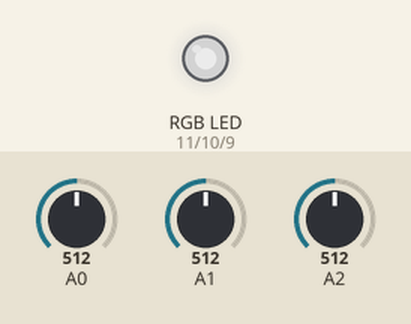
The sketch below on a simulated Arduino Uno, built with avr-gcc and run on an emulated ATmega328P. On the bench: an RGB LED mixed from three pins (HIGH = lit). The test bench sets the inputs (shaded band); at power-on: A0 = 512, A1 = 512, A2 = 512. Dim RGB values are drawn brighter than linear.

Above: at 1.2 s.
1.3 s: A0 set to 716
At 2.0 s:
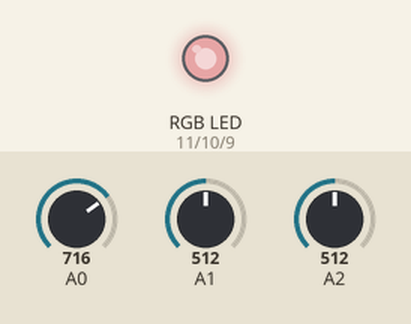
2.8 s: A1 set to 716
At 3.1 s:
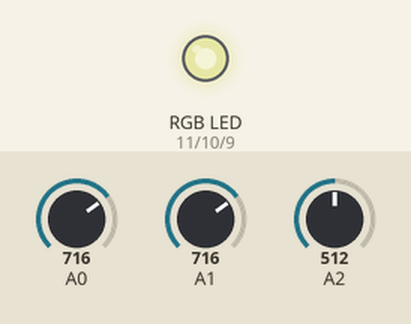
4.3 s: A2 set to 716
At 5.5 s:
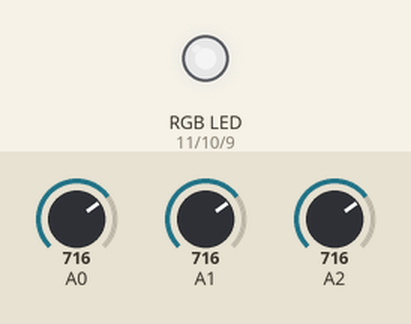
5.8 s: A0 set to 900
At 6.6 s:
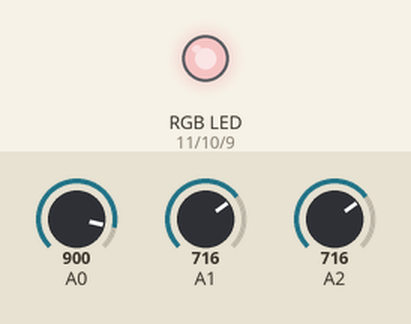
7.3 s: A1 set to 900
At 7.8 s:
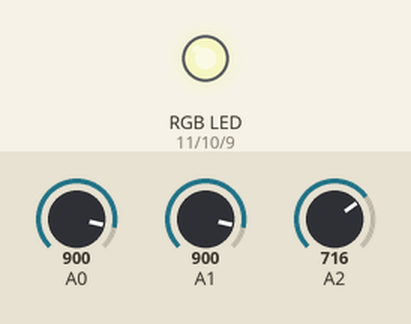
8.8 s: A2 set to 900
At 10.1 s:
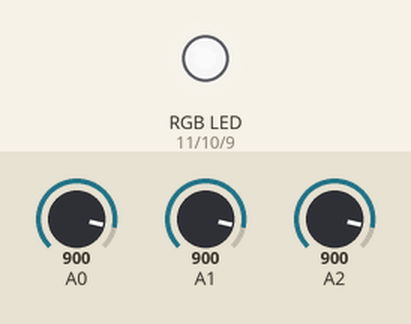
Timing chart, 0 to 11.3 s (numbered marks = the images above; inputs shaded):
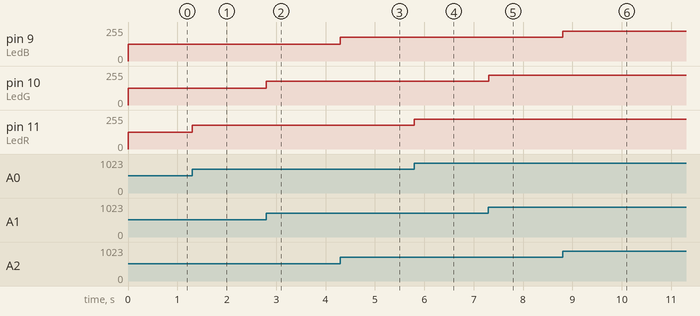

Measured:
- after the input at 1.3 s, pin 11 (LedR): 127/255 → 178/255 at once
- after the input at 2.8 s, pin 10 (LedG): 127/255 → 178/255 at once
- after the input at 4.3 s, pin 9 (LedB): 127/255 → 178/255 at once
- after the input at 5.8 s, pin 11 (LedR): 178/255 → 224/255 at once
- after the input at 7.3 s, pin 10 (LedG): 178/255 → 224/255 at once
- after the input at 8.8 s, pin 9 (LedB): 178/255 → 224/255 at once

The sketch:

Potenciometros-LedRGB.ino
```cpp
int LedR=11;
int LedG=10;
int LedB=9;
int voltajeR;
int voltajeG;
int voltajeB;
int LumenesR;
int LumenesG;
int LumenesB;

void setup() {
pinMode(LedR,OUTPUT);
pinMode(LedG,OUTPUT);
pinMode(LedB,OUTPUT);
}

void loop() {
voltajeR=analogRead(A0);
LumenesR=map(voltajeR,0,1023,0,255);
analogWrite(LedR,LumenesR);

voltajeG=analogRead(A1);
LumenesG=map(voltajeG,0,1023,0,255);
analogWrite(LedG,LumenesG);

voltajeB=analogRead(A2);
LumenesB=map(voltajeB,0,1023,0,255);
analogWrite(LedB,LumenesB);
}
```
